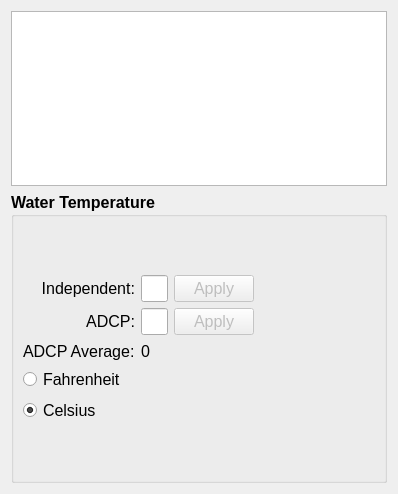
          <widget class="QWidget" name="tab_tempsal_2_data">
           <attribute name="title">
            <string>Data</string>
           </attribute>
           <layout class="QGridLayout" name="gridLayout_19">
            <item row="0" column="0">
             <layout class="QVBoxLayout" name="verticalLayout_11" stretch="3,5">
              <item>
               <widget class="QTableWidget" name="table_tempsal"/>
              </item>
              <item>
               <widget class="QGroupBox" name="gb_temp">
                <property name="font">
                 <font>
                  <pointsize>12</pointsize>
                  <weight>75</weight>
                  <bold>true</bold>
                 </font>
                </property>
                <property name="title">
                 <string>Water Temperature</string>
                </property>
                <layout class="QGridLayout" name="gridLayout_17">
                 <item row="0" column="0">
                  <layout class="QHBoxLayout" name="horizontalLayout_14" stretch="1,4">
                   <item>
                    <layout class="QVBoxLayout" name="verticalLayout_10">
                     <item>
                      <spacer name="verticalSpacer_2">
                       <property name="orientation">
                        <enum>Qt::Vertical</enum>
                       </property>
                       <property name="sizeHint" stdset="0">
                        <size>
                         <width>20</width>
                         <height>40</height>
                        </size>
                       </property>
                      </spacer>
                     </item>
                     <item>
                      <layout class="QGridLayout" name="gridLayout_16" columnminimumwidth="2,1,1">
                       <item row="0" column="0">
                        <widget class="QLabel" name="label_independent">
                         <property name="font">
                          <font>
                           <pointsize>12</pointsize>
                           <weight>50</weight>
                           <bold>false</bold>
                          </font>
                         </property>
                         <property name="text">
                          <string>Independent:</string>
                         </property>
                         <property name="alignment">
                          <set>Qt::AlignRight|Qt::AlignTrailing|Qt::AlignVCenter</set>
                         </property>
                        </widget>
                       </item>
                       <item row="0" column="1">
                        <widget class="QLineEdit" name="ed_user_temp">
                         <property name="font">
                          <font>
                           <pointsize>12</pointsize>
                           <weight>50</weight>
                           <bold>false</bold>
                          </font>
                         </property>
                        </widget>
                       </item>
                       <item row="0" column="2">
                        <widget class="QPushButton" name="pb_ind_temp_apply">
                         <property name="enabled">
                          <bool>false</bool>
                         </property>
                         <property name="font">
                          <font>
                           <pointsize>12</pointsize>
                           <weight>50</weight>
                           <bold>false</bold>
                          </font>
                         </property>
                         <property name="text">
                          <string>Apply</string>
                         </property>
                        </widget>
                       </item>
                       <item row="1" column="0">
                        <widget class="QLabel" name="label_adcp">
                         <property name="font">
                          <font>
                           <pointsize>12</pointsize>
                           <weight>50</weight>
                           <bold>false</bold>
                          </font>
                         </property>
                         <property name="text">
                          <string>ADCP:</string>
                         </property>
                         <property name="alignment">
                          <set>Qt::AlignRight|Qt::AlignTrailing|Qt::AlignVCenter</set>
                         </property>
                        </widget>
                       </item>
                       <item row="1" column="1">
                        <widget class="QLineEdit" name="ed_adcp_temp">
                         <property name="font">
                          <font>
                           <pointsize>12</pointsize>
                           <weight>50</weight>
                           <bold>false</bold>
                          </font>
                         </property>
                        </widget>
                       </item>
                       <item row="1" column="2">
                        <widget class="QPushButton" name="pb_adcp_temp_apply">
                         <property name="enabled">
                          <bool>false</bool>
                         </property>
                         <property name="font">
                          <font>
                           <pointsize>12</pointsize>
                           <weight>50</weight>
                           <bold>false</bold>
                          </font>
                         </property>
                         <property name="text">
                          <string>Apply</string>
                         </property>
                        </widget>
                       </item>
                       <item row="2" column="0">
                        <widget class="QLabel" name="label_adcp_avg">
                         <property name="font">
                          <font>
                           <pointsize>12</pointsize>
                           <weight>50</weight>
                           <bold>false</bold>
                          </font>
                         </property>
                         <property name="text">
                          <string>ADCP Average:</string>
                         </property>
                        </widget>
                       </item>
                       <item row="2" column="1">
                        <widget class="QLabel" name="txt_adcp_avg">
                         <property name="font">
                          <font>
                           <pointsize>12</pointsize>
                           <weight>50</weight>
                           <bold>false</bold>
                          </font>
                         </property>
                         <property name="text">
                          <string>0</string>
                         </property>
                        </widget>
                       </item>
                       <item row="2" column="2">
                        <spacer name="horizontalSpacer_3">
                         <property name="orientation">
                          <enum>Qt::Horizontal</enum>
                         </property>
                         <property name="sizeHint" stdset="0">
                          <size>
                           <width>40</width>
                           <height>20</height>
                          </size>
                         </property>
                        </spacer>
                       </item>
                      </layout>
                     </item>
                     <item>
                      <layout class="QVBoxLayout" name="verticalLayout_9">
                       <item>
                        <widget class="QRadioButton" name="rb_f">
                         <property name="font">
                          <font>
                           <pointsize>12</pointsize>
                           <weight>50</weight>
                           <bold>false</bold>
                          </font>
                         </property>
                         <property name="text">
                          <string>Fahrenheit</string>
                         </property>
                        </widget>
                       </item>
                       <item>
                        <widget class="QRadioButton" name="rb_c">
                         <property name="font">
                          <font>
                           <pointsize>12</pointsize>
                           <weight>50</weight>
                           <bold>false</bold>
                          </font>
                         </property>
                         <property name="text">
                          <string>Celsius</string>
                         </property>
                         <property name="checked">
                          <bool>true</bool>
                         </property>
                        </widget>
                       </item>
                      </layout>
                     </item>
                     <item>
                      <spacer name="verticalSpacer">
                       <property name="orientation">
                        <enum>Qt::Vertical</enum>
                       </property>
                       <property name="sizeHint" stdset="0">
                        <size>
                         <width>20</width>
                         <height>40</height>
                        </size>
                       </property>
                      </spacer>
                     </item>
                    </layout>
                   </item>
                   <item>
                    <widget class="QWidget" name="graph_temperature" native="true"/>
                   </item>
                  </layout>
                 </item>
                </layout>
               </widget>
              </item>
             </layout>
            </item>
           </layout>
          </widget>
